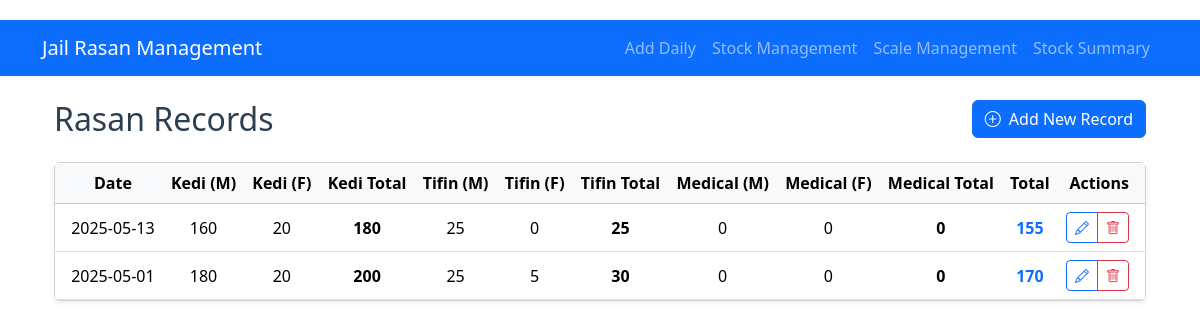
Before: / with the older database file.
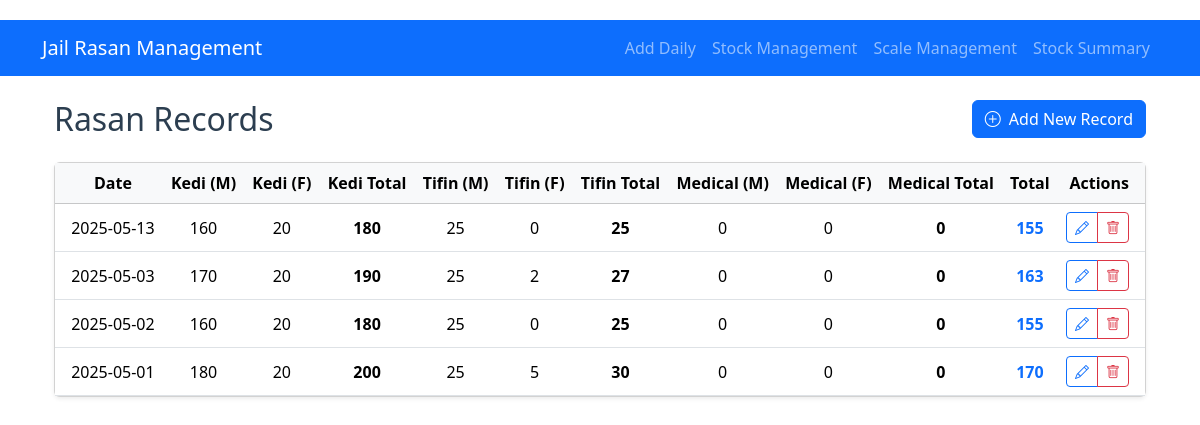
After: the same page with the newer database file.
### models.py (models this page shows, shortened)
class RasanRecord(db.Model):
    id = db.Column(db.Integer, primary_key=True)
    date = db.Column(db.Date, nullable=False, unique=True)
    kedi_m = db.Column(db.Integer, nullable=False, default=0)
    kedi_f = db.Column(db.Integer, nullable=False, default=0)
    tifin_m = db.Column(db.Integer, nullable=False, default=0)
    tifin_f = db.Column(db.Integer, nullable=False, default=0)
    medical_m = db.Column(db.Integer, nullable=False, default=0)
    medical_f = db.Column(db.Integer, nullable=False, default=0)
    def total(self):
        return (self.kedi_m + self.kedi_f) - (self.tifin_m + self.tifin_f) - (self.medical_m + self.medical_f)
    def kedi_total(self):
        return self.kedi_m + self.kedi_f
    def tifin_total(self):
        return self.tifin_m + self.tifin_f
    def medical_total(self):
        return self.medical_m + self.medical_f

### app.py (the view)
@app.route('/')
def index():
    records = RasanRecord.query.order_by(RasanRecord.date.desc()).all()
    return render_template('index.html', records=records)

### templates/index.html (shortened to what this page needs)
{% extends "base.html" %}
{% block content %}
<div class="container mt-4">
    <div class="d-flex justify-content-between align-items-center mb-4">
        <h2 class="mb-0">Rasan Records</h2>
        <a href="{{ url_for('add_record') }}" class="btn btn-primary">
            <i class="bi bi-plus-circle me-2"></i>Add New Record
        </a>
    </div>
    <div class="card shadow-sm">
        <div class="card-body p-0">
            <div class="table-responsive">
                <table class="table table-hover align-middle mb-0">
                    <thead class="table-light">
                        <tr>
                            <th class="ps-3">Date</th>
                            <th>Kedi (M)</th>
                            <th>Kedi (F)</th>
                            <th>Kedi Total</th>
                            <th>Tifin (M)</th>
                            <th>Tifin (F)</th>
                            <th>Tifin Total</th>
                            <th>Medical (M)</th>
                            <th>Medical (F)</th>
                            <th>Medical Total</th>
                            <th>Total</th>
                            <th class="text-end pe-3">Actions</th>
                        </tr>
                    </thead>
                    <tbody>
                        {% for record in records %}
                        <tr>
                            <td class="ps-3">{{ record.date.strftime('%Y-%m-%d') }}</td>
                            <td>{{ record.kedi_m }}</td>
                            <td>{{ record.kedi_f }}</td>
                            <td class="fw-bold">{{ record.kedi_total() }}</td>
                            <td>{{ record.tifin_m }}</td>
                            <td>{{ record.tifin_f }}</td>
                            <td class="fw-bold">{{ record.tifin_total() }}</td>
                            <td>{{ record.medical_m }}</td>
                            <td>{{ record.medical_f }}</td>
                            <td class="fw-bold">{{ record.medical_total() }}</td>
                            <td class="fw-bold text-primary">{{ record.total() }}</td>
                            <td class="text-end pe-3">
                                <div class="btn-group" role="group">
                                    <a href="{{ url_for('edit_record', id=record.id) }}"
                                       class="btn btn-sm btn-outline-primary"
                                       data-bs-toggle="tooltip" title="Edit">
                                        <i class="bi bi-pencil"></i>
                                    </a>
                                    <a href="{{ url_for('delete_record', id=record.id) }}"
                                       class="btn btn-sm btn-outline-danger"
                                       data-bs-toggle="tooltip" title="Delete"
                                       onclick="return confirm('Are you sure you want to delete this record?')">
                                        <i class="bi bi-trash"></i>
                                    </a>
                                </div>
                            </td>
                        </tr>
                        {% else %}
                        <tr>
                            <td colspan="12" class="text-center py-4 text-muted">
                                No records found
                            </td>
                        </tr>
                        {% endfor %}
                    </tbody>
                </table>
            </div>
        </div>
    </div>
</div>
{% endblock %}

### templates/base.html (shortened to what this page needs)
<!DOCTYPE html>
<html lang="en">
<head>
    {% block styles %}
      <link href="https://cdn.jsdelivr.net/npm/bootstrap@5.3.6/dist/css/bootstrap.min.css" rel="stylesheet">
 <link rel="stylesheet" href="https://cdn.jsdelivr.net/npm/bootstrap-icons@1.13.1/font/bootstrap-icons.min.css">
    <link rel="stylesheet" href="{{ url_for('static', filename='style.css') }}">
    {% endblock %}
</head>
<body>
  <nav class="navbar navbar-expand-lg navbar-dark bg-primary">
    <div class="container">
        <a class="navbar-brand" href="{{ url_for('index') }}">Jail Rasan Management</a>
        <div class="collapse navbar-collapse" id="navbarNav">
            <ul class="navbar-nav ms-auto">
                <li class="nav-item">
                    <a class="nav-link" href="{{ url_for('add_record') }}">Add Daily</a>
                </li>
                <li class="nav-item">
                    <a class="nav-link" href="{{ url_for('stock_list') }}">Stock Management</a>
                </li>
                <li class="nav-item">
                    <a class="nav-link" href="{{ url_for('scale_list') }}">Scale Management</a>
                </li>
                 <li class="nav-item">
                    <a class="nav-link" href="{{ url_for('stock_summary') }}">Stock Summary</a>
                </li>
            </ul>
        </div>
    </div>
</nav>
<div class="container mt-4">
    {% block content %}{% endblock %}
</div>
</body>
</html>

### static/style.css (style rules this page uses)
body { padding-top: 20px; padding-bottom: 20px; }
.table th, .table td { vertical-align: middle; text-align: center; }
h2, h4 { color: #2c3e50; }

Changed rows visible on the page:
added RasanRecord: date "2025-05-03", kedi_m "170", kedi_f "20", kedi_total "190", tifin_m "25", tifin_f "2", tifin_total "27", medical_m "0", medical_f "0", medical_total "0", total "163"
added RasanRecord: date "2025-05-02", kedi_m "160", kedi_f "20", kedi_total "180", tifin_m "25", tifin_f "0", tifin_total "25", medical_m "0", medical_f "0", medical_total "0", total "155"
